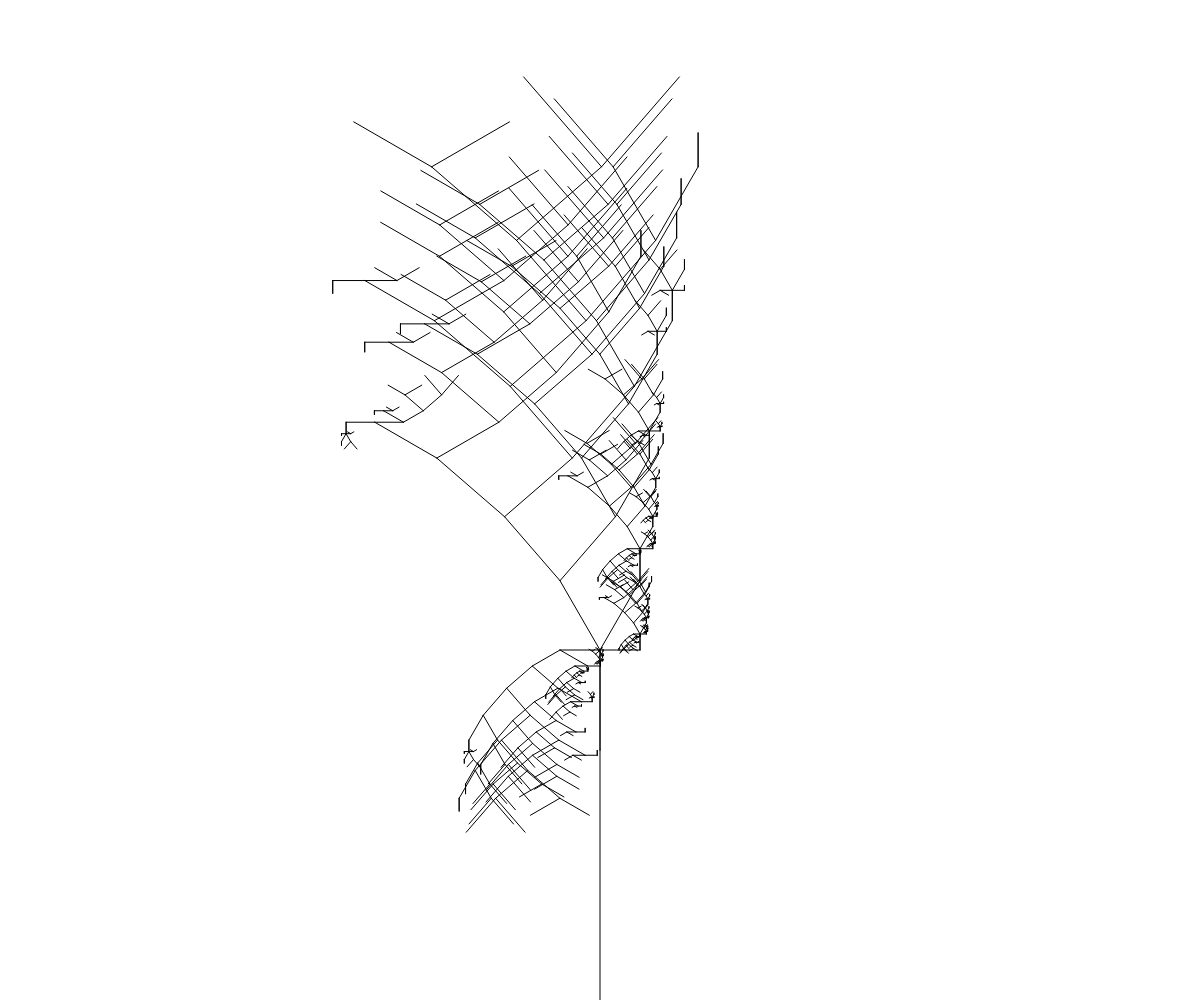
Frame 1 (no input)
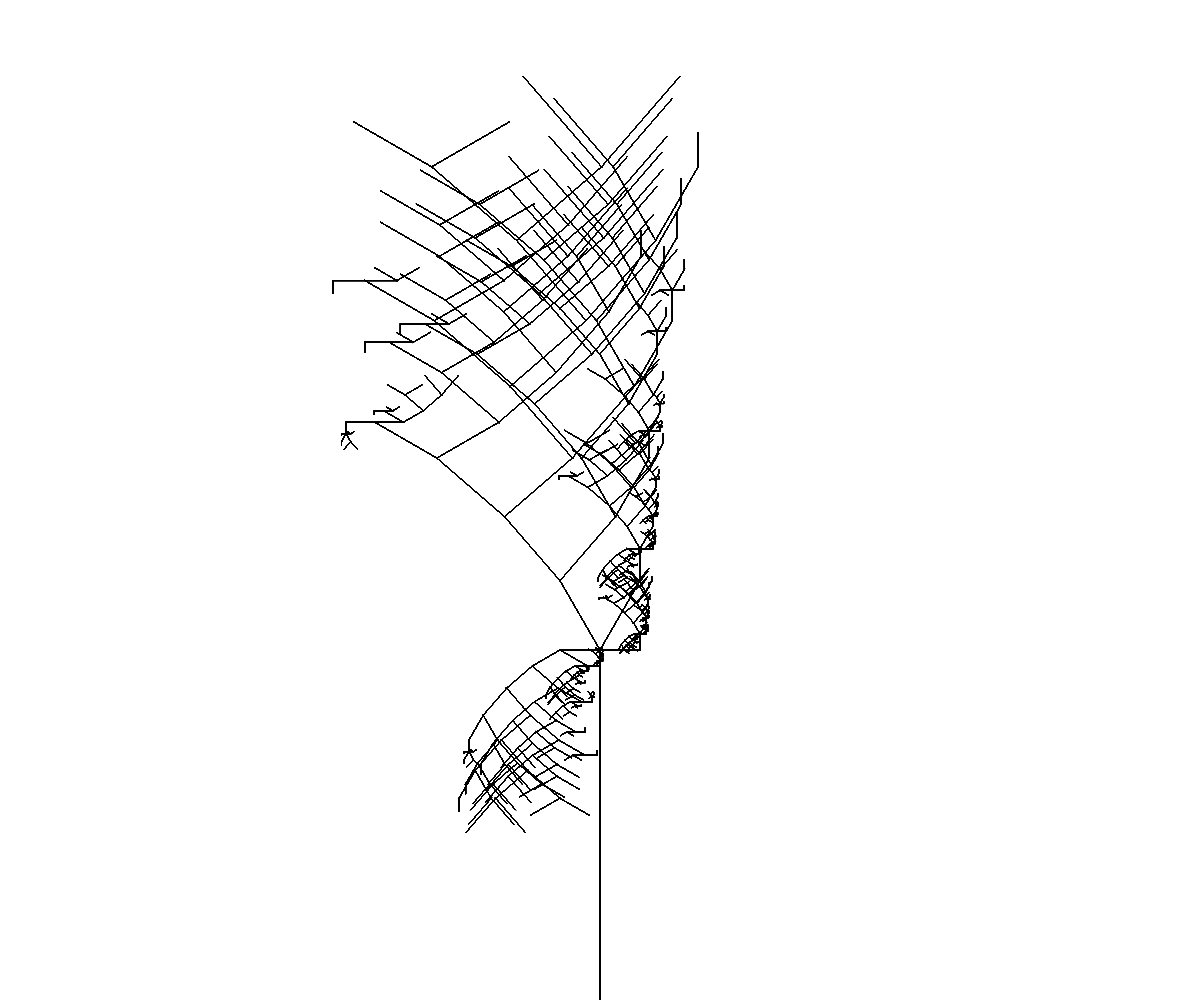
Frame 60 (no input)
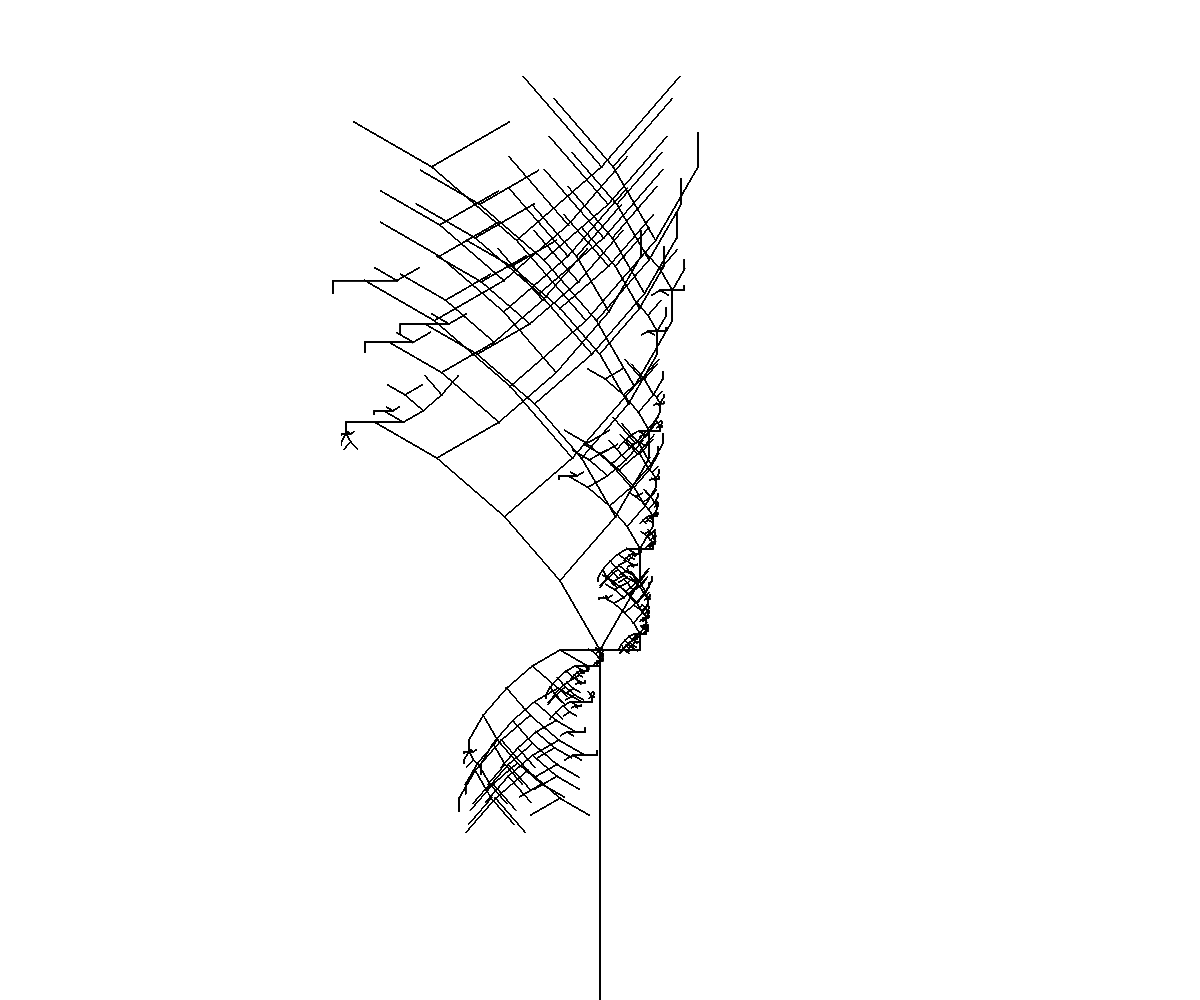
Frame 120 (the mouse pressed at the canvas centre since frame 60)

The p5.js sketch that drew these frames (run headless with seeded random() and noise() and a simulated clock; from frame 60 on, the mouse is pressed at the canvas centre):

// p5.js sketch
// ── sketch.js
function setup(){
    ww = windowWidth;
    wh = windowHeight;
    canvas = createCanvas(ww,wh);
}

function tree(rootX,rootY, endX, endY, height, angle, occerance) {
    this.rootX = rootX;
    this.rootY =  rootY;
    this.endX = endX;
    this.endY = endY;
    this.height = height;
    this.angle = angle; 
    this.occerance = occerance
}

tree.prototype.lengthFunc = function() {
    return Math.sqrt((this.endX-this.rootX)**2 + (this.endY-this.rootY)**2)
}

tree.prototype.show = function(){
    if (this.occerance > 0) {
        line(this.rootX, this.rootY, this.endX, this.endY);
        var [leftChild, rightChild]= this.spawn();
        leftChild.show();
        rightChild.show();
    }
    
}

tree.prototype.spawn = function() {
    var childLength = this.height*this.lengthFunc();
    var childX = Math.sin(((this.angle-30)*PI)/180)*childLength;
    var childY = Math.cos(((this.angle+30)*PI)/180)*childLength;
    var leftChild = new tree(this.endX, this.endY, this.endX-childX, this.endY-childY,0.8,this.angle+30,this.occerance-1);
    var rightChild = new tree(this.endX, this.endY, this.endX+childX, this.endY-childY,0.8,this.angle-30,this.occerance-1);
    return [leftChild, rightChild];
}

function draw(){
    var root = new tree(ww/2, wh, ww/2, wh-250, 0.8,30,10);
    root.show()

}


// ── sketch_bk.js
function setup(){
    ww = windowWidth;
    wh = windowHeight;
    canvas = createCanvas(ww,wh);
    rootX = ww/2
    rootY = wh
    endX = ww/2
    endY = wh-250
    rootVector = createVector(ww/2, wh)
    endVector = createVector(0, -150)
}

function tree(rootVector, endVector, height, angle, occerance) {
    this.rootVector = rootVector
    this.endVector = endVector
    this.height = height;
    this.angle = angle; 
    this.occerance = occerance;
}

tree.prototype.lengthFunc = function() {
    return p5.Vector.dist(this.rootVector, this.endVector);
}

tree.prototype.show = function(){
    if (this.occerance > 0) {
        // rotate(this.angle)
        push();
        translate(this.rootVector.x, this.rootVector.y)
        line(0,0, this.endVector.x, this.endVector.y);
        // rotate(-this.angle)
        var [leftChild, rightChild]= this.spawn();
        leftChild.show();
        rightChild.show();
        pop();
    }
    
}

tree.prototype.spawn = function() {
    var childLength = this.height*this.lengthFunc();
    var leftendVector = p5.Vector.mult(this.endVector, this.height)
    leftendVector.rotate(+(this.angle*PI)/180)
    var rightendVector = p5.Vector.mult(this.endVector, this.height)
    rightendVector.rotate(-(this.angle*PI)/180)
    // var childX = Math.sin((this.angle*PI)/180)*childLength;
    // var childY = Math.cos((this.angle*PI)/180)*childLength;
    var leftChild = new tree(this.endVector, leftendVector, this.height, this.angle , this.occerance-1)
    var rightChild = new tree(this.endVector, rightendVector, this.height, this.angle , this.occerance-1)
    // var leftChild = new tree(this.endX, this.endY, this.endX-childX, this.endY-childY,0.8,this.angle,this.occerance-1, this.currentAngle+this.angle);
    // var rightChild = new tree(this.endX, this.endY, this.endX+childX, this.endY-childY,0.8,this.angle,this.occerance-1,this.currentAngle+this.angle);
    return [leftChild, rightChild];
}

function draw(){
    var root = new tree(rootVector, endVector, 0.85, 25, 12);
    root.show()

}
